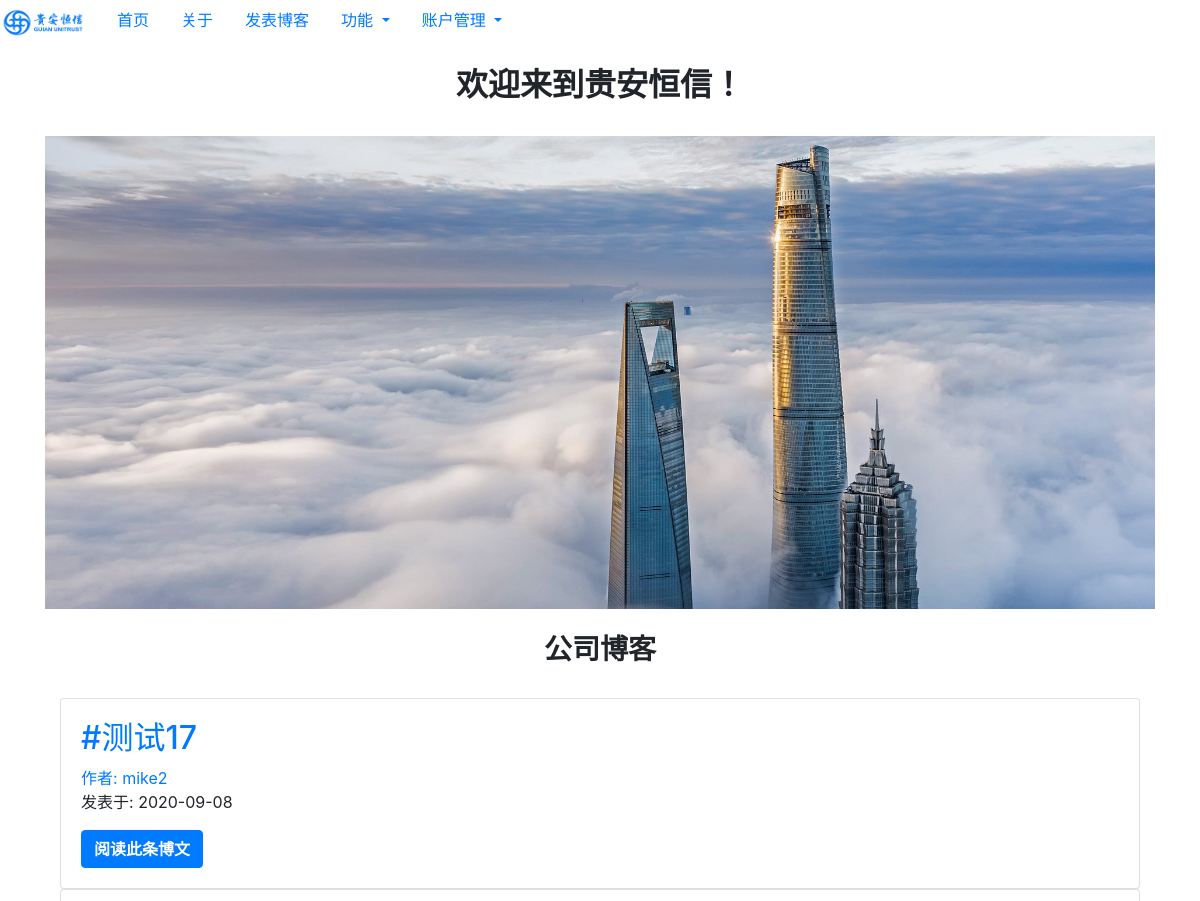
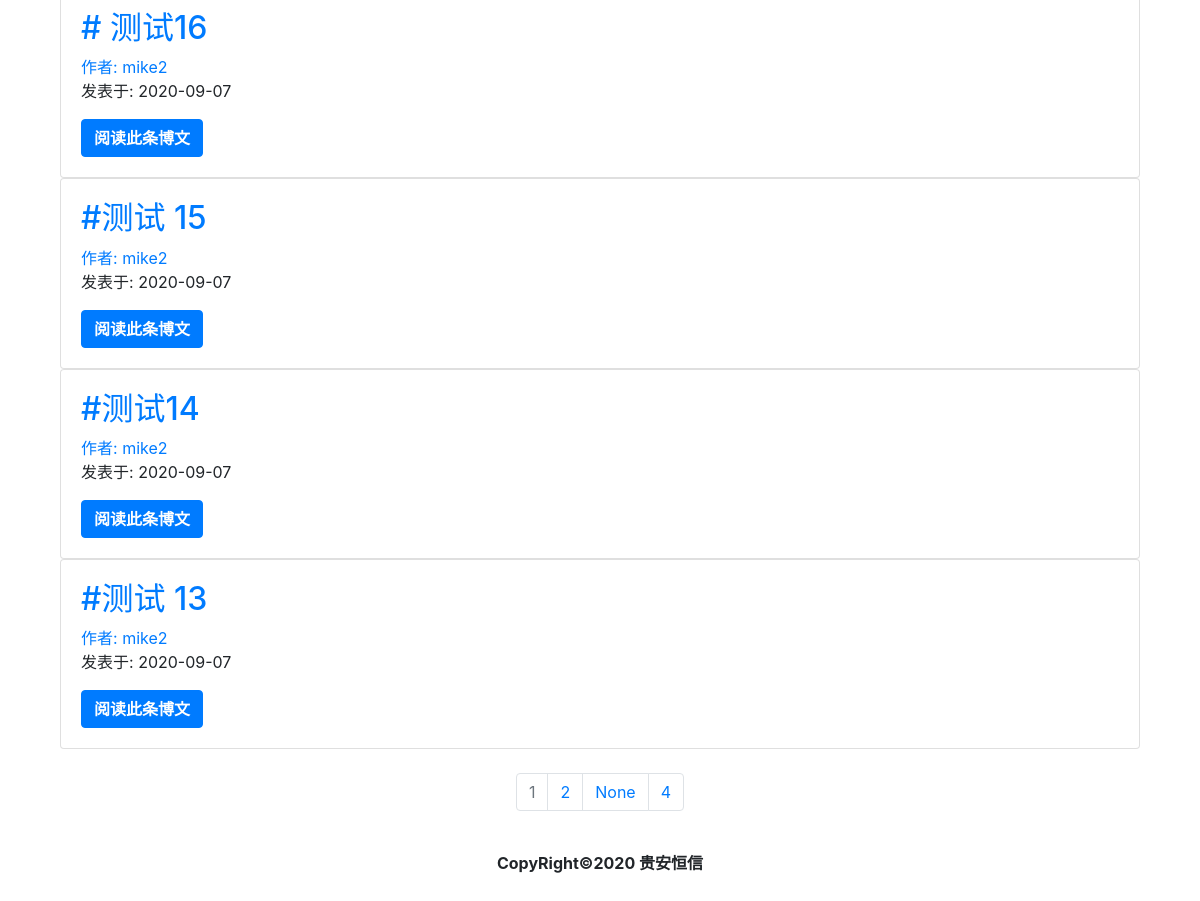
The page / on the database its author committed (2 pictures, top to bottom).
### CompanyWebApp/models.py (models this page shows, shortened)
class BlogPost(db.Model):
    __tablename__='blogposts'
    id = db.Column(db.Integer, primary_key = True)
    user_id = db.Column(db.Integer, db.ForeignKey('users.id'), nullable = False)
    date = db.Column(db.DateTime, nullable = False, default = datetime.utcnow)
    title = db.Column(db.String(140), nullable = False)
    text = db.Column(db.Text, nullable = False)
    users = db.relationship(User)

class User(db.Model, UserMixin):
    __tablename__ = 'users'
    id =db.Column(db.Integer, primary_key = True)
    profile_image = db.Column(db.String(100), nullable=False, default='default_profile.png')
    email = db.Column(db.String(64), unique = True, index=True)
    username = db.Column(db.String(64), unique = True, index=True)
    user_dep = db.Column(db.String(20), default='外部')
    user_level = db.Column(db.String(20), default='普通用户')
    admin = db.Column(db.Boolean,default=False)
    password_hash = db.Column(db.String(128))
    posts = db.relationship('BlogPost', backref='author', lazy=True)

### CompanyWebApp/core/views.py (the view)
@core.route('/')
def index():
    page = request.args.get('page',1,type=int)
    blog_posts = BlogPost.query.order_by(BlogPost.date.desc()).paginate(page=page, per_page=5)
    return render_template('index.html', blog_posts=blog_posts)

### CompanyWebApp/templates/index.html (shortened to what this page needs)
{% extends "basic.html" %}
{% block content %}
<br>
<div align='center'>
  <h2><strong>欢迎来到贵安恒信！</strong></h2>
</div>
<br>
<img src="../static/shanghai.jpg" class="img-fluid" alt="Responsive image">
<br>
<div class="container">
  <br>
  <div align='center'>
    <h3><strong>公司博客</strong></h3>
  </div>
  <br>
  {% for post in blog_posts.items %}
      <div class="card">
          <div class="card-body">
              <h2><a class="card-title"  href=" {{url_for('blog_posts.blog_post', blog_post_id = post.id)}}  ">{{ post.title }}</a></h2>
              <a href=" {{url_for('users.user_posts', username=post.author.username)}} "> 作者: {{post.author.username}} </a>
              <p>发表于: {{post.date.strftime('%Y-%m-%d')}} </p>
              <a class="btn btn-primary"  href="{{ url_for('blog_posts.blog_post', blog_post_id=post.id) }}"><strong>阅读此条博文</strong></a>
          </div>
      </div>
  {% endfor %}
</div>
<br>
<nav aria-label="Page navigation example">
  <ul class="pagination justify-content-center">
      {% for page_num in blog_posts.iter_pages(left_edge=1,right_edge=1,left_current=1,right_current=2) %}
          {% if blog_posts.page == page_num %}
              <li class="page-item disabled">
                  <a class="page-link" href="{{url_for('core.index', page = page_num) }}">{{ page_num }}</a>
              </li>
          {% else %}
              <li class="page-item">
                  <a class="page-link" href="{{url_for('core.index', page = page_num) }}">{{ page_num }}</a>
              </li>
          {% endif %}
      {% endfor %}
{% endblock %}

### CompanyWebApp/templates/basic.html (shortened to what this page needs)
<!DOCTYPE html>
<html>
  <head>
    <link rel="stylesheet" href="https://maxcdn.bootstrapcdn.com/bootstrap/4.0.0/css/bootstrap.min.css">
  </head>
  <body>
  <ul class="nav">
    <li class="navbar-brand" href="#">
      <img src="../static/companylogo.png" width="85" height="30" alt="" loading="lazy">
    </li>
    <li class="nav-item">
    <a class="nav-link" href="{{ url_for('core.index') }}">首页</a>
    </li>
    <li class="nav-item">
      <a class="nav-link" href="{{ url_for('core.info') }}">关于</a>
    </li>
    <li class="nav-item">
      <a class="nav-link" href="{{ url_for('blog_posts.create_post')}}">发表博客</a>
    </li>
    <li class="nav-item dropdown">
      <a class="nav-link dropdown-toggle" href="#" id="navbarDropdown" role="button" data-toggle="dropdown" aria-haspopup="true" aria-expanded="false">
        功能
      </a>
    </li>
    <li class="nav-item dropdown">
      <a class="nav-link dropdown-toggle" href="#" id="navbarDropdown" role="button" data-toggle="dropdown" aria-haspopup="true" aria-expanded="false">
        账户管理
      </a>
    </li>
</ul>
<div class="container">
  {% block content %}
  {% endblock %}
</div>
<br>
<div align='center'>
  <strong>CopyRight©2020 贵安恒信</strong>
</div>
<br>
<br>
<br>
<br>
<br>
<br>
  </body>
</html>

### rows shown on the page
BlogPost: title "#测试17", author.username "mike2", date "2020-09-08"
BlogPost: title "# 测试16", author.username "mike2", date "2020-09-07"
BlogPost: title "#测试 15", author.username "mike2", date "2020-09-07"
BlogPost: title "#测试14", author.username "mike2", date "2020-09-07"
BlogPost: title "#测试 13", author.username "mike2", date "2020-09-07"

### other values the page prints
{{ page_num }} "1"
{{ page_num }} "2" "None" "4"
